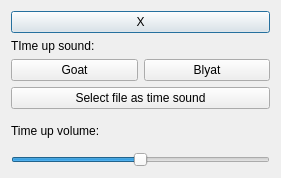
<?xml version="1.0" encoding="UTF-8"?>
<ui version="4.0">
 <class>Settings</class>
 <widget class="QDialog" name="Settings">
  <property name="geometry">
   <rect>
    <x>0</x>
    <y>0</y>
    <width>281</width>
    <height>178</height>
   </rect>
  </property>
  <property name="windowTitle">
   <string>Dialog</string>
  </property>
  <layout class="QGridLayout" name="gridLayout">
   <item row="0" column="0">
    <widget class="QPushButton" name="killSettings">
     <property name="text">
      <string>X</string>
     </property>
    </widget>
   </item>
   <item row="2" column="0">
    <widget class="QLabel" name="label_2">
     <property name="text">
      <string>Time up volume:</string>
     </property>
    </widget>
   </item>
   <item row="1" column="0">
    <layout class="QVBoxLayout" name="verticalLayout">
     <item>
      <widget class="QLabel" name="label">
       <property name="text">
        <string>TIme up sound:</string>
       </property>
      </widget>
     </item>
     <item>
      <layout class="QHBoxLayout" name="horizontalLayout">
       <item>
        <widget class="QPushButton" name="goat">
         <property name="text">
          <string>Goat</string>
         </property>
        </widget>
       </item>
       <item>
        <widget class="QPushButton" name="blyat">
         <property name="text">
          <string>Blyat</string>
         </property>
        </widget>
       </item>
      </layout>
     </item>
     <item>
      <widget class="QPushButton" name="setSoundFile">
       <property name="text">
        <string>Select file as time sound</string>
       </property>
      </widget>
     </item>
    </layout>
   </item>
   <item row="3" column="0">
    <widget class="QSlider" name="volumeSlider">
     <property name="maximum">
      <number>100</number>
     </property>
     <property name="value">
      <number>50</number>
     </property>
     <property name="orientation">
      <enum>Qt::Horizontal</enum>
     </property>
    </widget>
   </item>
  </layout>
 </widget>
 <resources/>
 <connections/>
</ui>
